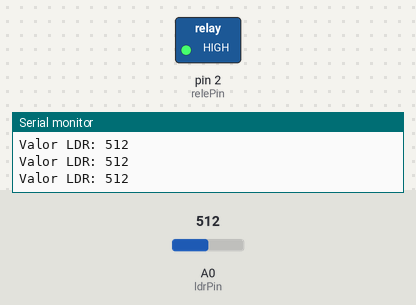
Bench run of a sketch on a simulated Arduino Uno, built with avr-gcc and run on an emulated ATmega328P. Parts: switched loads named in the sketch (green lamp = pin HIGH), the last lines printed to the serial monitor. The test bench sets the inputs (shaded band); at power-on: A0 (ldrPin) = 512.

Above: at 1.2 s.
1.3 s: A0 (ldrPin) set to 319
2.8 s: A0 (ldrPin) set to 286
At 4.0 s:
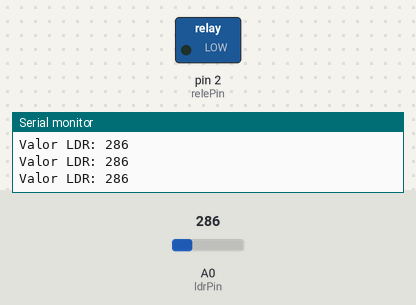
4.3 s: A0 (ldrPin) set to 306
At 5.5 s:
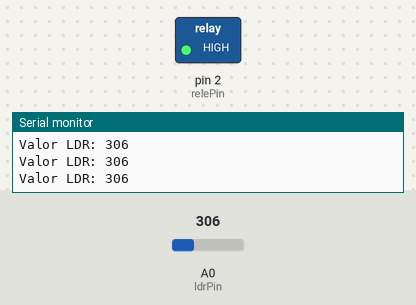
5.8 s: A0 (ldrPin) set to 290
At 6.9 s:
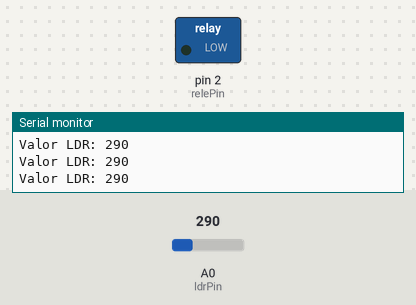
Timing chart, 0 to 8.3 s (numbered marks = the images above; inputs shaded):
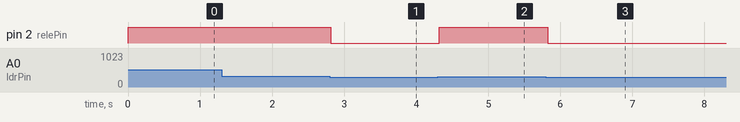

Measured:
- the behaviour switches between 301 and 300 on A0 (ldrPin) (found by bisection; images 0 and 1)
- after the input at 2.8 s, pin 2 (relePin): HIGH → LOW at once
- after the input at 4.3 s, pin 2 (relePin): LOW → HIGH at once
- after the input at 5.8 s, pin 2 (relePin): HIGH → LOW at once

The sketch:

Sensor_luminosidade.ino
```cpp
// Definir os pinos
const int relePin = 2;    // Pino do relé (D2)
const int ldrPin = A0;    // Pino do LDR (A0)

int ldrValor = 0;         // Variável para armazenar o valor lido do LDR

void setup() {
  // Configuração dos pinos
  pinMode(relePin, OUTPUT);  // Pino do relé como saída
  pinMode(ldrPin, INPUT);    // Pino do LDR como entrada

  // Iniciar a comunicação serial para monitorar o valor do LDR
  Serial.begin(9600);
}

void loop() {
  // Ler o valor do LDR
  ldrValor = analogRead(ldrPin);

  // Exibir o valor do LDR no monitor serial para depuração
  Serial.print("Valor LDR: ");
  Serial.println(ldrValor);

  // Se o valor do LDR for maior que 500, liga o relé (lâmpada)
  if (ldrValor > 300) {
    digitalWrite(relePin, HIGH); // Relé ativado (lâmpada acesa)
  } else {
    digitalWrite(relePin, LOW);  // Relé desativado (lâmpada apagada)
  }

  // Aguardar um pouco antes de fazer a próxima leitura
  delay(100); // Delay de 100 ms
}
```
